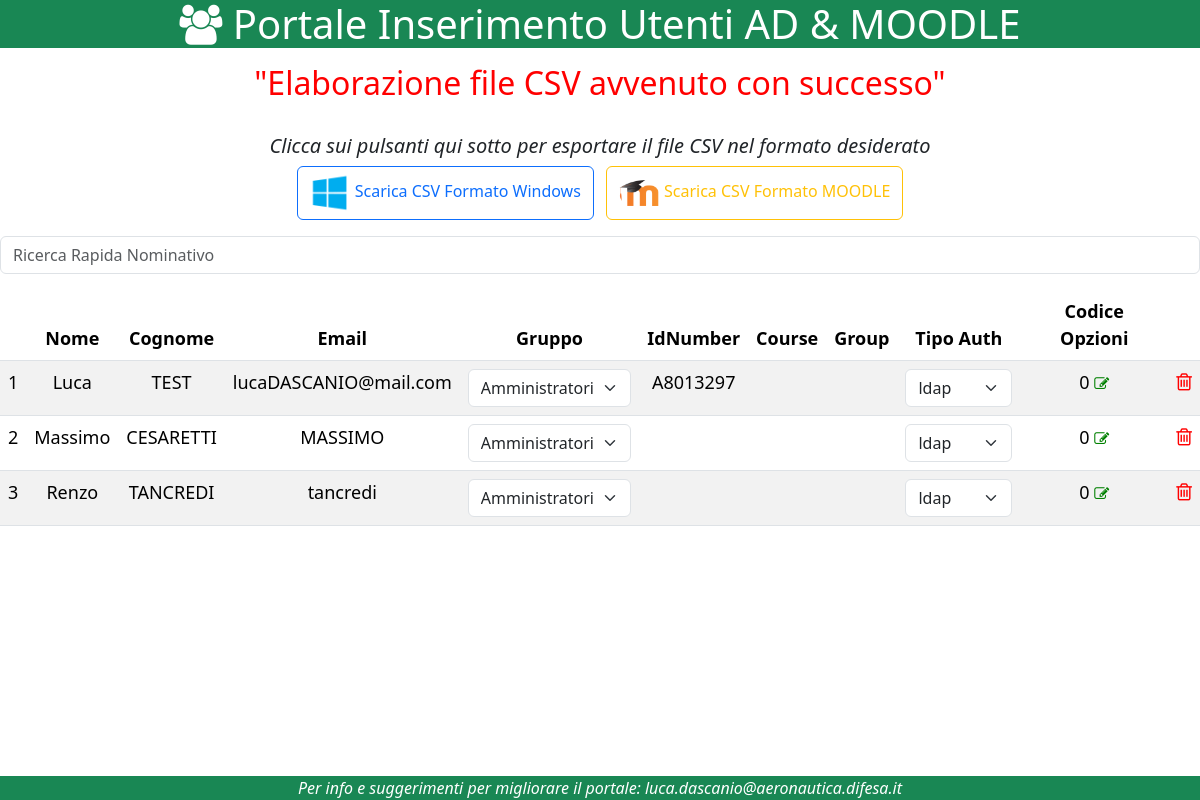
The app's page /esportaCSV.php with its own data.
### tables this page shows
CREATE TABLE `utenti` (
  `id` int(11) NOT NULL,
  `nome` varchar(50) NOT NULL,
  `cognome` varchar(50) NOT NULL,
  `email` varchar(50) NOT NULL,
  `idnumber` varchar(50) DEFAULT NULL,
  `password` varchar(50) DEFAULT NULL,
  `course` varchar(50) DEFAULT NULL,
  `group` varchar(50) DEFAULT NULL,
  `auth` varchar(50) NOT NULL,
  `gruppi` varchar(50) NOT NULL,
  `userAccountControl` int(20) DEFAULT NULL,
  `memberOf` varchar(100) NOT NULL
);

### esportaCSV.php (the view, shortened to what this page needs)
<?php
require 'database.php';
?>
<!DOCTYPE html>
<html lang="it">
<head>
    <link href="https://cdn.jsdelivr.net/npm/bootstrap@5.3.2/dist/css/bootstrap.min.css" rel="stylesheet">
    <link rel="stylesheet" href="https://cdnjs.cloudflare.com/ajax/libs/font-awesome/4.7.0/css/font-awesome.min.css">
</head>
<body>
    <div class="container-fluid bg-success text-white text-center">
        <h1><a href="index.php" style="color: inherit; text-decoration: none;">
        <i class="fa-solid fa fa-users"></i> Portale Inserimento Utenti AD & MOODLE</a></h1>
    </div>
<div class="right-container text-center">
<h2 style="color: red;">"Elaborazione file CSV avvenuto con successo"</h2><br>
<h5><em>Clicca sui pulsanti qui sotto per esportare il file CSV nel formato desiderato</em></h5>
<form method="post" class="mb-3">
    <button type="submit" class="btn btn-outline-primary me-2" name="download_csvWindows">
        <img src="img/icona AD.png" alt="Scarica CSV Formato Windows" style="width: 40px; height: 40px; margin-right: 5px;">Scarica CSV Formato Windows
    </button>
    <button type="submit" class="btn btn-outline-warning" name="download_csvMoodle">
        <img src="img/icona Moodle.png" alt="Scarica CSV Formato MOODLE" style="width: 40px; height: 40px; margin-right: 5px;">Scarica CSV Formato MOODLE
    </button>
</form>
    <div class="mb-3">
        <input type="text" class="form-control" id="search" placeholder="Ricerca Rapida Nominativo" autocomplete="off">
    </div>
        <?php
          $sql = "SELECT * FROM utenti";
          if ($result = mysqli_query($connessione, $sql)) {
            $x = 1;
            if (mysqli_num_rows($result) > 0) {
              echo '<table id="dataTable" class="table my-table table-striped" style="width:100%">';
              echo "<thead>";
              echo "<tr>";
              echo "<th>";
              echo "<th>Nome</th>";
              echo "<th>Cognome</th>";
              echo "<th>Email</th>";
              echo "<th>Gruppo</th>";
              echo "<th>IdNumber</th>";
              echo "<th>Course</th>";
              echo "<th>Group</th>";
              echo "<th>Tipo Auth</th>";
              echo "<th>Codice Opzioni</th>";
              echo "<th></th>";
              echo "</tr>";
              echo "</thead>";
              echo "<tbody id=tableBody>";
              while ($row = mysqli_fetch_array($result)) {
                echo "<tr>";
                echo "<td>$x</td>";
                $x++;
                echo "<td>" . $row['nome'] . "</td>";
                echo "<td>" . $row['cognome'] . "</td>";
                echo "<td>" . $row['email'] . "</td>";
                echo "<td>
                <select class='form-select' name='groupDropdown' onchange='updateGroup(this, {$row["id"]})'>";
            $groupQuery = "SELECT DISTINCT gruppi FROM gruppi";
            $groupResult = mysqli_query($connessione, $groupQuery);
            while ($groupRow = mysqli_fetch_assoc($groupResult)) {
                $selected = ($row['gruppi'] == $groupRow['gruppi']) ? 'selected' : '';
                echo "<option value='{$groupRow['gruppi']}' $selected>{$groupRow['gruppi']}</option>";
            }
            echo "</select></td>";
                echo "<td>" . $row['idnumber'] . "</td>";
                echo "<td>" . $row['course'] . "</td>";
                echo "<td>" . $row['group'] . "</td>";
                echo "<td>
                <select class='form-select' name='authDropdown' onchange='updateAuth(this, {$row["id"]})'>";
            $authQuery = "SELECT DISTINCT auth FROM auth";
            $authResult = mysqli_query($connessione, $authQuery);
            while ($authRow = mysqli_fetch_assoc($authResult)) {
                $selected = ($row['auth'] == $authRow['auth']) ? 'selected' : '';
                echo "<option value='{$authRow['auth']}' $selected>{$authRow['auth']}</option>";
            }
            echo "</select></td>";
            echo "<td>";
            echo $row['userAccountControl'];
            echo ' <a href="modificaCodiceOpzioni.php?id=' . $row["id"] . '"><i class="fa fa-edit" title="Modifica Codice Opzioni" style="font-size: 15px; color: green;"></i></a>';
            echo "</td>";
                echo "<td>";
                echo '<a href="delete.php?id=' . $row["id"] . '" onclick="return confirm(\'Sei sicuro di voler eliminare questo utente?\')"><i class="fa fa-trash-o" title="Elimina" style="font-size: 20px; color: red;"></i></a>
                </td>';
                echo "</tr>";
              }
              echo "</tbody>";
              echo "</table>";
            } else {
              echo '<div class="alert alert-danger"><em>Nessun Frequentatore Presente nel Database</em></div>';
            }
          } else {
            echo "Oops! Something went wrong. Please try again later.";
          }
          ?>
        </div>
        <footer>
        <i>Per info e suggerimenti per migliorare il portale: luca.dascanio@aeronautica.difesa.it</a>
    </footer>
</body>
</html>

### esportaCSV.php (style rules this page uses)
.my-table th, .my-table td { font-size: 18px; }
footer { background-color: #198754; color: #fff; text-align: center; padding: 0px; position: fixed; bottom: 0; width: 100%; }

### records on screen
utenti: nome "Luca", cognome "TEST", email "lucaDASCANIO@mail.com", groupDropdown "Amministratori", idnumber "A8013297", authDropdown "ldap", userAccountControl "0"
utenti: nome "Massimo", cognome "CESARETTI", email "MASSIMO", groupDropdown "Amministratori", authDropdown "ldap", userAccountControl "0"
utenti: nome "Renzo", cognome "TANCREDI", email "tancredi", groupDropdown "Amministratori", authDropdown "ldap", userAccountControl "0"
